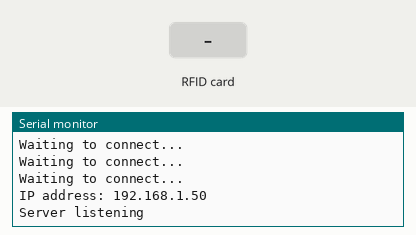
A sketch run on a simulated ESP8266 (NodeMCU). Parts: the last lines printed to the serial monitor. The inputs (shaded band) are chosen by the test bench. WiFi joins after 1.5 s; servers stay silent unless stated; uploads are accepted with an empty reply.

Above: at 2.7 s.
2.8 s: RFID card BA E6 43 73 held to the reader
At 3.7 s:
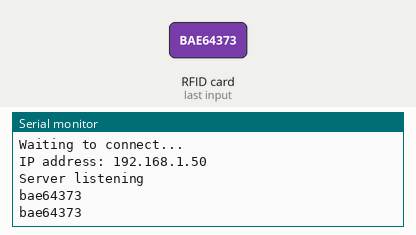
5.8 s: RFID card 5E 7A 19 C4 held to the reader
At 6.2 s:
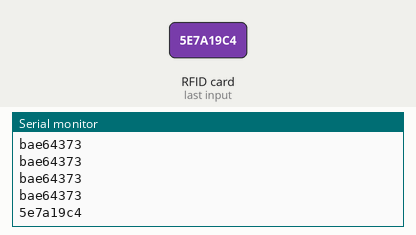

Measured:
- after the input at 2.8 s, the serial monitor: prints a new line at once (image 1)
- after the input at 5.8 s, the serial monitor: prints a new line at once (image 2)

The sketch:

dashboard_node.ino
```cpp
// This is the dashboard node. The web interface for the IoT network is hosted here
// This webserver node has a static IP address of 192.168.0.101

// for RFID:
// UID tag : BA E6 43 73

#include <ESPAsyncTCP.h>
#include <ESPAsyncWebSrv.h>
#include <ESP8266WiFi.h>
#include <espnow.h>
#include <ESP8266HTTPClient.h>
#include <WiFiClient.h>

// for RFID reader
#include <SPI.h>
#include <MFRC522.h>

// pins for RFID
#define RST_PIN 0 // D3 = GPIO 0
#define SS_PIN  2 // D4 == GPIO 2

// instantiate RFID reader
MFRC522 rfid(SS_PIN, RST_PIN);

// async webserver
AsyncWebServer server(80);


// set up a static IP address
IPAddress staticIP(192, 168, 0, 101); // Sensor Node IP
IPAddress gateway(192, 168, 0, 1);
IPAddress subnet(255, 255, 255, 0);
IPAddress dns(192, 168, 0, 1);

// list IP addresses of all nodes in the network
IPAddress ultrasonicIP(192, 168, 0, 102);
IPAddress servoIP();
//IPAddress cam1IP(192, 168, 0, 104);
//IPAddress cam2IP(192, 168, 0, 105);
//IPAddress climate1(192, 168, 0, 37);
//IPAddress climate1(192, 168, 0, 113);

// office credentials
  const char* ssid =  "";
  const char* password = "";

void get_index(AsyncWebServerRequest *request) {
    String html = R"EOF(
<!DOCTYPE html>
<html lang="en">

<head>
    <meta charset="UTF-8">
    <meta name="viewport" content="width=device-width, initial-scale=1.0">
    <title>ESPHomeSecurity Dashboard</title>
    <style>
        body {
          font-family: Arial, sans-serif;
          background-color: #f4f4f4;
          text-align: center;
          padding: 50px;
          margin: 0;
        }

        .container {
          max-width: 1200px;
          margin: 0 auto;
        }

        button {
          padding: 10px 20px;
          border: none;
          border-radius: 5px;
          margin: 10px;
          cursor: pointer;
        }

        .on {
          background-color: #4CAF50;
          color: #fff;
        }

        .off {
          background-color: #f44336;
          color: #fff;
        }

        .card {
          background-color: #ffffff;
          border: 1px solid #e0e0e0;
          border-radius: 5px;
          margin: 10px 5px;
          padding: 20px;
          box-shadow: 0 4px 8px rgba(0, 0, 0, 0.1);
          flex: 1 0 calc(50% - 10px);
        }

        .card-title {
          font-size: 24px;
          font-weight: bold;
          margin-bottom: 15px;
        }

        .card-content {
          margin: 10px 0;
        }

        .card-group {
          display: flex;
          justify-content: space-between;
          flex-wrap: wrap;
          flex-basis: 50%;
        }

        /* on smaller screens, make each card full width */
        @media (max-width: 767px) {
          .card {
            min-width: 100%;
          }
        }
    </style>
</head>

<body>
    <div class="container">
    <h1>The ESPHomeSecurity Dashboard</h1>
    <p>Decentralised Privacy and Security</p>

      <div class="card-group">
          <!-- Climate Control Card -->
          <div class="card">
              <div class="card-title">Climate Control</div>
              <div class="card-content">
                  <p>Temperature: <span id="temperature-value">--</span>°C</p>
                  <p>Humidity: <span id="humidity-value">--</span>%</p>
              </div>
          </div>

          <!-- Door Alarm Card -->
          <div class="card">
              <div class="card-title">Door Alarm</div>
              <div class="card-content">
                  <button class="off" onclick="setAlarmStatus(0)">Turn Off</button>
                  <button class="on" onclick="setAlarmStatus(1)">Turn On</button>
              </div>
          </div>

          <!-- Cam 1 Card -->
          <div class="card">
              <div class="card-title">Cam 1</div>
              <div class="card-content" id="streamContainer1">
                  <!-- Stream for Cam 1 will be appended here -->
              </div>
          </div>

          <!-- Cam 2 Card -->
          <div class="card">
              <div class="card-title">Cam 2</div>
              <div class="card-content" id="streamContainer2">
                  <!-- Stream for Cam 2 will be appended here -->
              </div>
          </div>
      </div>
  </div>

    <script>
        function setAlarmStatus(status) {
          var xhr = new XMLHttpRequest();
          xhr.open('GET', 'http://192.168.0.108/setAlarmStatus?s=' + (status == 1 ? '1' : '0'), true);
          xhr.send();
        }

        window.onload = function() {
          loadStream('http://192.168.0.104:81/stream', 'streamContainer1');  // cam 1
//          loadStream('http://192.168.0.106:81/stream', 'streamContainer2');  // cam 2 (before module failure)

          // fetch the readings once when the page loads
          fetchTemperatureAndHumidity();

          // fetch the readings every 10 seconds
          setInterval(fetchTemperatureAndHumidity, 10000);
      };

      function loadStream(url, containerId) {
          var img = new Image();
          img.src = url;

          img.onload = function() {
              // stream is available
              var streamContainer = document.getElementById(containerId);
              var streamImg = document.createElement('img');
              streamImg.src = img.src;
              streamImg.width = 640;
              streamImg.height = 480;
              streamContainer.appendChild(streamImg);
          };

          img.onerror = function() {
              // stream is not available, handle error
              console.error("The stream from " + url + " is not available.");
          };
      }
      function fetchTemperatureAndHumidity() {
          var xhr = new XMLHttpRequest();
          xhr.open('GET', 'http://192.168.0.113/climate', true);
          xhr.onload = function() {
              if (this.status == 200) {
                  var data = JSON.parse(this.responseText);
                  document.getElementById("temperature-value").innerText = data.temperature.toFixed(2);
                  document.getElementById("humidity-value").innerText = data.humidity.toFixed(2);
              }
          };
          xhr.send();
      }

    </script>
</body>

</html>
)EOF";

    request->send(200, "text/html", html);
}

/////////////// RFID functions ////////////////////
void checkRFIDAndDisableAlarm() {
  if (!rfid.PICC_IsNewCardPresent() || !rfid.PICC_ReadCardSerial())
    return;

  // convert UID to a string and compare with the known acceptable UID of the module.
  String readUID = "";
  for (byte i = 0; i < rfid.uid.size; i++) {
    readUID += String(rfid.uid.uidByte[i], HEX);
  }

  String authorizedUID = "bae64373";  // UID tag in lowercase
  Serial.println(authorizedUID);
  Serial.println(readUID);
  delay(2000);
  if (readUID == authorizedUID) {
    // send request to turn off the alarm
    turnOffAlarm();
    Serial.println(readUID);
  }
}

// send GET request to alarm node to turn off alarm
void turnOffAlarm() {
  WiFiClient client; // create WiFiClient object
  HTTPClient http;

  if (http.begin(client, "http://192.168.0.108/setAlarmStatus?s=0")) {
    int httpCode = http.GET(); // Send the request

    if(httpCode > 0) { // Check the returning code
        String payload = http.getString();  // get request response payload
        Serial.println(payload);            // print response payload
    }

    // close connection
    http.end();
  } else {
    Serial.println("HTTP client begin failed.");
  }
}
/////////////// RFID functions end ////////////////////

void setup() {
  // initialize the serial monitor
  Serial.begin(115200);

  // configure the static IP address
  WiFi.config(staticIP, gateway, subnet, dns);


  // connect to WiFi network
  WiFi.begin(ssid, password);

  // ensure wifi connection
  while (WiFi.status() != WL_CONNECTED) {
    delay(500);
    Serial.println("Waiting to connect...");
  }

  Serial.print("IP address: ");
  Serial.println(WiFi.localIP());

  server.on("/", get_index); // get the index page on route router

  server.begin();
  Serial.println("Server listening");

  // RFID sensor
  SPI.begin();
  rfid.PCD_Init();
  }

void loop() {
  // check for RFID readings
  checkRFIDAndDisableAlarm();
  delay(30);
}
```
